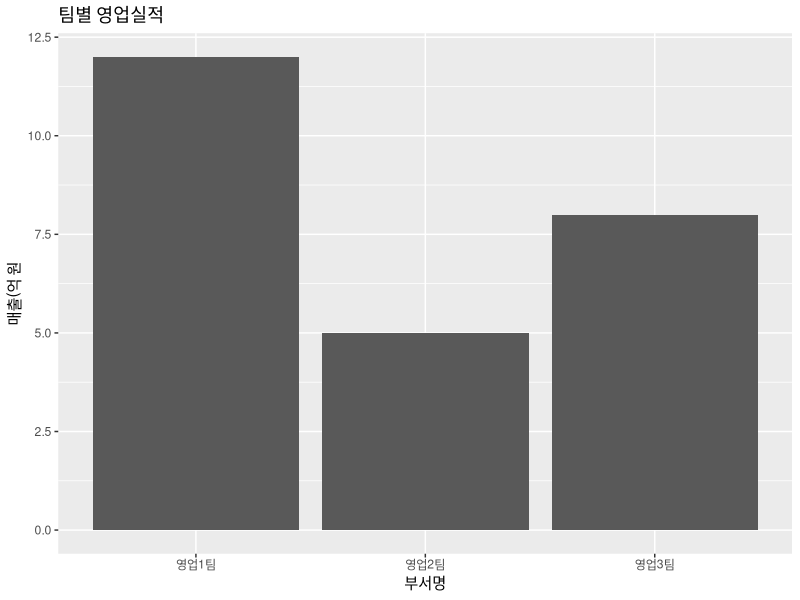
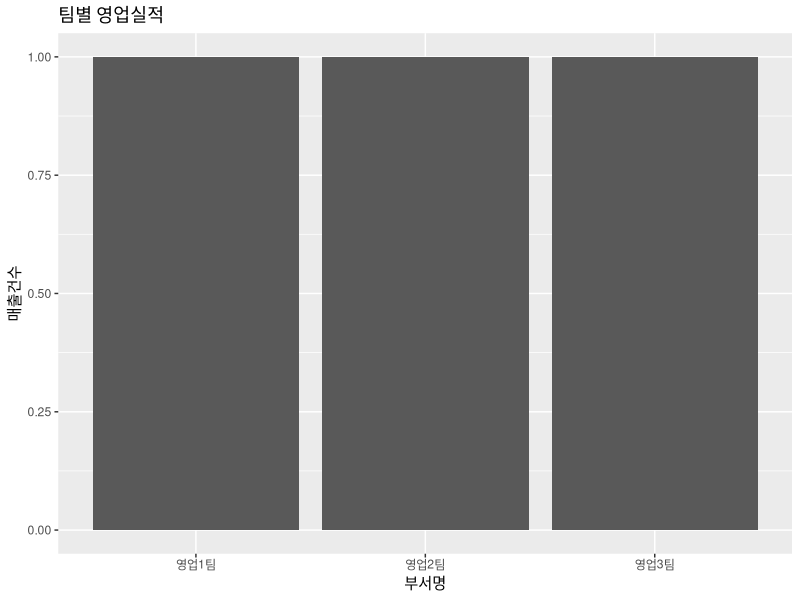
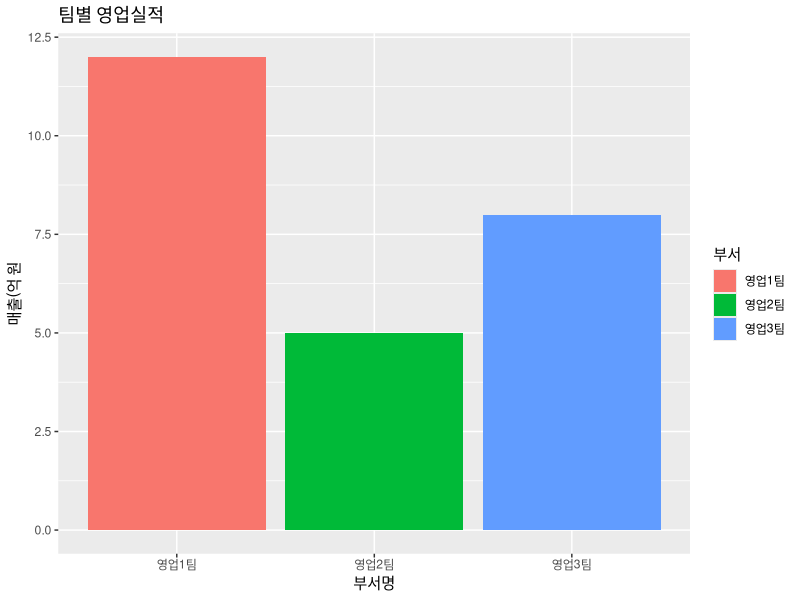
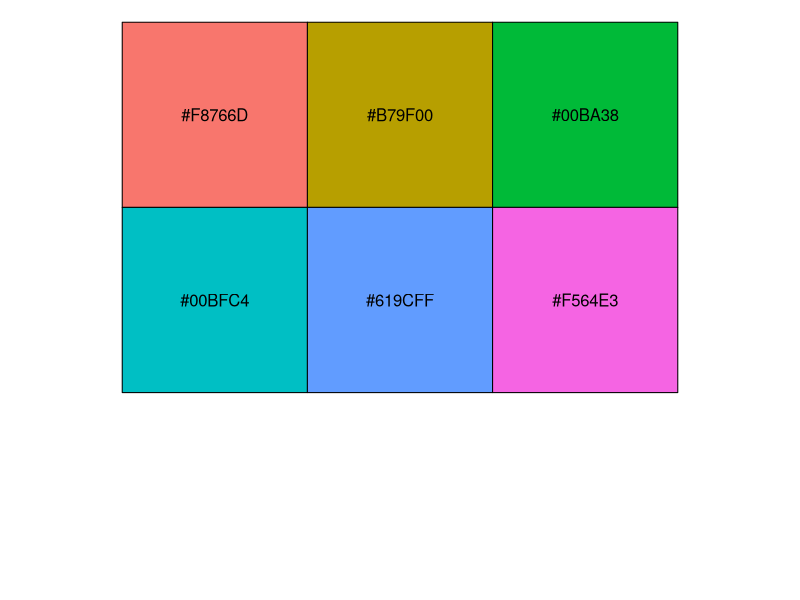
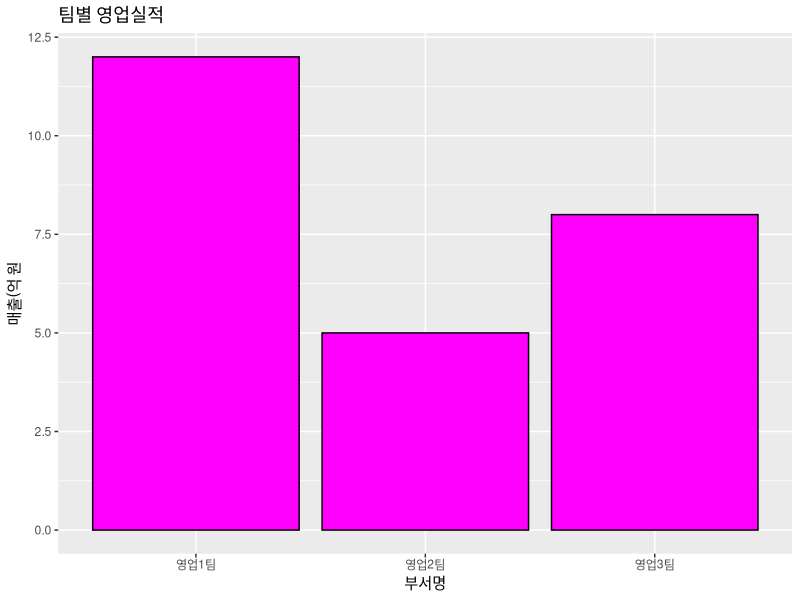
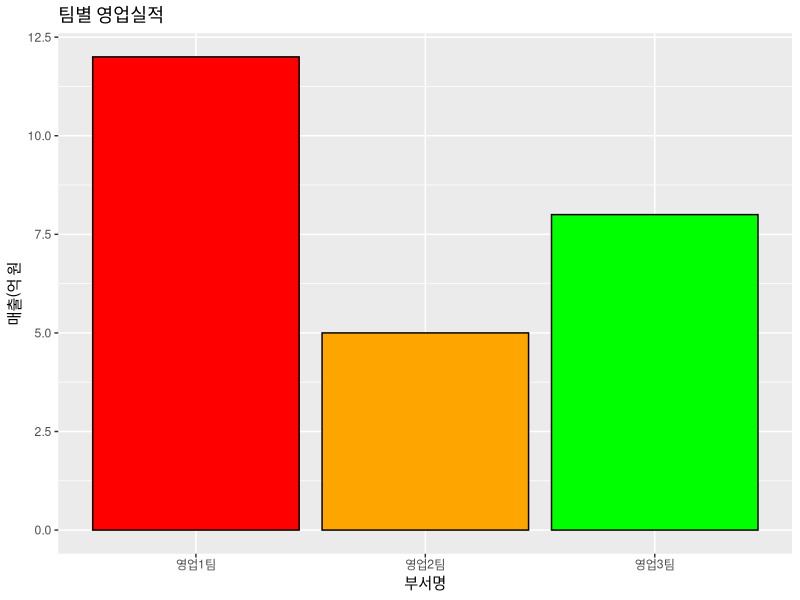
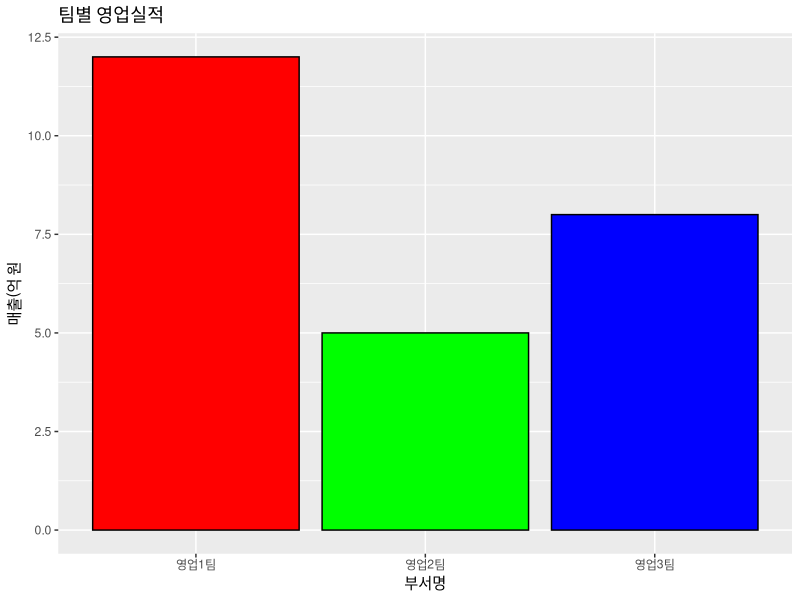
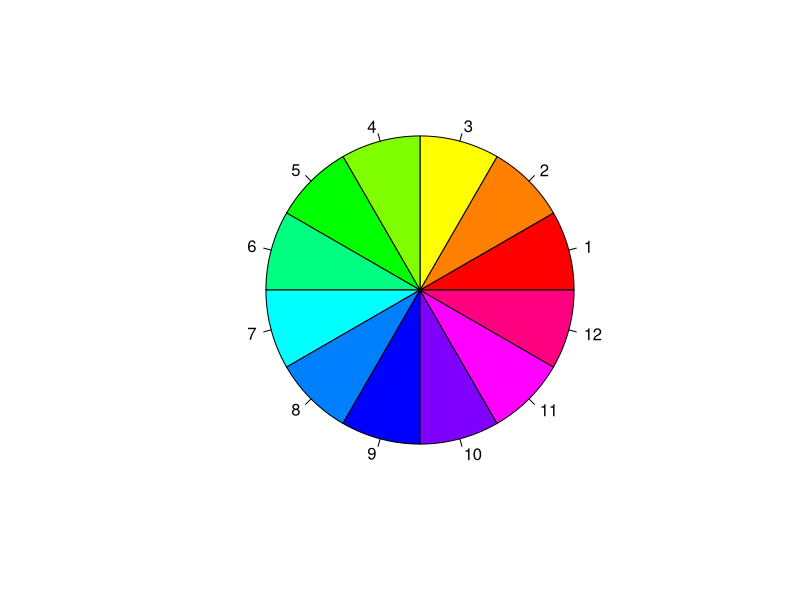

Source code (R) for these figures, in order:
# 4장 그래프


library(ggplot2)

# 데이터 저장(데이터프레임)
dept = c("영업1팀", "영업2팀", "영업3팀")
sales = c(12, 5, 8) # 매출액 단위 "억"

# 표형태 데이터프레임
df1 = data.frame(부서 = dept, 매출=sales, 분기="1분기")
df1

# 막대그래프(1. 그래프의 데이터 초기화, 2. 그래프 모양, 3. 제목과 라벨 설정)
ggplot(data = df1, aes(x=부서, y=매출)) + 
  geom_bar(stat = "identity") + 
  labs(title="팀별 영업실적", x = "부서명", y = "매출(억 원")

# 각 부서별 매출건수
ggplot(data = df1, aes(x=부서)) + 
  geom_bar(stat = "count") + 
  labs(title="팀별 영업실적", x = "부서명", y = "매출건수")

# 막대에 자동색 지정
ggplot(data = df1, aes(x=부서, y=매출, fill = 부서)) + 
  geom_bar(stat = "identity") + 
  labs(title="팀별 영업실적", x = "부서명", y = "매출(억 원")

# 자동지정되는 색상 확인
install.packages("scales")
library(scales)
hex = hue_pal()(6)
show_col(hex)

# scales를 install 함으로써 다시 library 설정
library(ggplot2)

# 막대에 동일한 채우기 및 테두리선 색상 지정
ggplot(data = df1, aes(x=부서, y=매출)) + 
  geom_bar(stat = "identity", fill="magenta", color="black") + 
  labs(title="팀별 영업실적", x = "부서명", y = "매출(억 원")

# 막대마다 사용자가 지정한 색상으로 변경
ggplot(data = df1, aes(x=부서, y=매출)) + 
  geom_bar(stat = "identity", fill=c("red", "orange", "green"), color="black") + 
  labs(title="팀별 영업실적", x = "부서명", y = "매출(억 원")

# 막대에 레인보우 색상 중 눈에 잘띄는 색상으로 자동 변경
ggplot(data = df1, aes(x=부서, y=매출)) + 
  geom_bar(stat = "identity", fill=rainbow(3), color="black") + 
  labs(title="팀별 영업실적", x = "부서명", y = "매출(억 원")

# gdRdriver, RColorBrewer 색상파레트를 제공하는 두 가지 패키지

# 1. gdRdriver 패키지의 팔레트
x = rep(1, 12)
pie(x, labels=seq(1, 12), col=rainbow(12))
pie(x, labels=seq(1, 12), col=heat.colors(12))
pie(x, labels=seq(1, 12), col=terrain.colors(12))
pie(x, labels=seq(1, 12), col=topo.colors(12))
pie(x, labels=seq(1, 12), col=cm.colors(12))

# 2. RColorBrewer 패키지의 팔레트
install.packages("RColorBrewer")
library(RColorBrewer)
display.brewer.all()

# 1분기, 2분기의 막대그래프

# 2분기 데이터를 데이터프레임에 저장
dept = c("영업1팀", "영업2팀", "영업3팀")
sales = c(10, 8, 5)
df2 = data.frame(부서 = dept, 매출 = sales, 분기="2분기")

# 1분기와 2분기 데이터를 행으로 연결해서 하나의 데이터프레임에 저장
df = rbind(df1, df2)
df

# 부서별 분기별 막대그래프
library(ggplot2)
ggplot(df, aes(x=부서, y=매출, fill=분기)) + 
  geom_bar(stat = "identity")

# 부서별 분기별 막대그래프 작성(조건1> 3분기 실적으로 추가, 조건2> gdRdriver 패키지의 팔레트에 있는 색상을 막대에 설정,
# 조건3> 그래프 제목 : 부서별, 분기별 영업실적, x축 제목 : 부서명, y축 제목 : 영업매출(억원)
dept = c("영업1팀", "영업2팀", "영업3팀")
sales = c(15, 12, 7)
df3 = data.frame(부서 = dept, 매출 = sales, 분기="3분기")

df = rbind(df1, df2, df3)
df


library(ggplot2)
ggplot(df, aes(x=부서, y=매출, fill=분기)) + 
  geom_bar(stat = "identity", fill=cm.colors(9), color="black") + 
  labs(title="부서별, 분기별 영업실적", x = "부서명", y = "영업매출(억원")

# 분기별로 사용자 지정색 설정(scale_fill_manual(values = cm.colors(3)))
ggplot(df, aes(x=부서, y=매출, fill=분기)) + 
  geom_bar(stat = "identity") + 
  scale_fill_manual(values = cm.colors(3))+
  labs(title="부서별, 분기별 영업실적", x = "부서명", y = "영업매출(억원")

# 묶은 세로 막대그래프(position="dodge")
ggplot(df, aes(x=부서, y=매출, fill=분기)) + 
  geom_bar(stat = "identity", position="dodge") + 
  scale_fill_manual(values = cm.colors(3))+
  labs(title="부서별, 분기별 영업실적", x = "부서명", y = "영업매출(억원")

# 바로 직전에 실행된 그래프를 사진 파일로 저장
#오른쪽에 있는 export에 pdf로 보내는 것도 있음. 근데 pdf로 하면 데이터 손실이 발생할 수 있으므로 사진이 더 나음
ggsave("C:/Temp/graph1.png", width = 10, height = 13, units = "cm")


#==========================================================================
# 선그래프: 시간에 따라 데이터의 추이를 살필 때 사용

# 영업 1팀의 6개월간 데이터를 데이터프레임에 저장
month=c(1, 2, 3, 4, 5, 6)
sales=c(3, 3, 5, 5, 7, 4)
df1 = data.frame(부서="영업1팀", 월=month, 매출=sales)

# 영업 2팀의 6개월간 데이터를 데이터프레임에 저장
month=c(1, 2, 3, 4, 5, 6)
sales=c(2, 2, 4, 8, 9, 6)
df2 = data.frame(부서="영업2팀", 월=month, 매출=sales)

# 행으로 df1, df2를 연결
df = rbind(df1, df2)
df

# 선형 그래프 그리기
# 영업1팀 데이터만 사용해서
ggplot(data = df1, aes(x=월, y=매출, group=부서)) + 
  geom_line() +
  labs(title = "월별매출")

# 영업2팀 데이터만 사용해서
ggplot(data = df2, aes(x=월, y=매출, group=부서)) + 
  geom_line(color='green', size=2) +
  geom_point(color="red", size=3) + 
  labs(title = "월별매출")

#영업1, 2팀 데이터만 사용해서
ggplot(data = df, aes(x=월, y=매출, group=부서, color=부서)) + 
  geom_line(size=2) +
  geom_point(size=3) + 
  labs(title = "월별매출")


ggplot(data = df, aes(x=월, y=매출, group=부서)) + 
  geom_line(color=cm.colors(12), size=2) +
  geom_point(color=cm.colors(12),size=3) + 
  labs(title = "월별매출")


#===================================================================
# 산포도: 점으로 데이터의 변화를 확인

ggplot(data = women, aes(x=height, y=weight)) + 
  geom_point() + 
  labs(title = "미국30-39세 여성의 키와 몸무게의 상관관계", x="키(inch)", y="체중(pound")

# 점의 모양, 색상, 크기 설정(15번 symbol)
ggplot(data = women, aes(x=height, y=weight)) + 
  geom_point(shape = 23, color="tomato", size=2) + 
  labs(title = "미국30-39세 여성의 키와 몸무게의 상관관계", x="키(inch)", y="체중(pound")



















